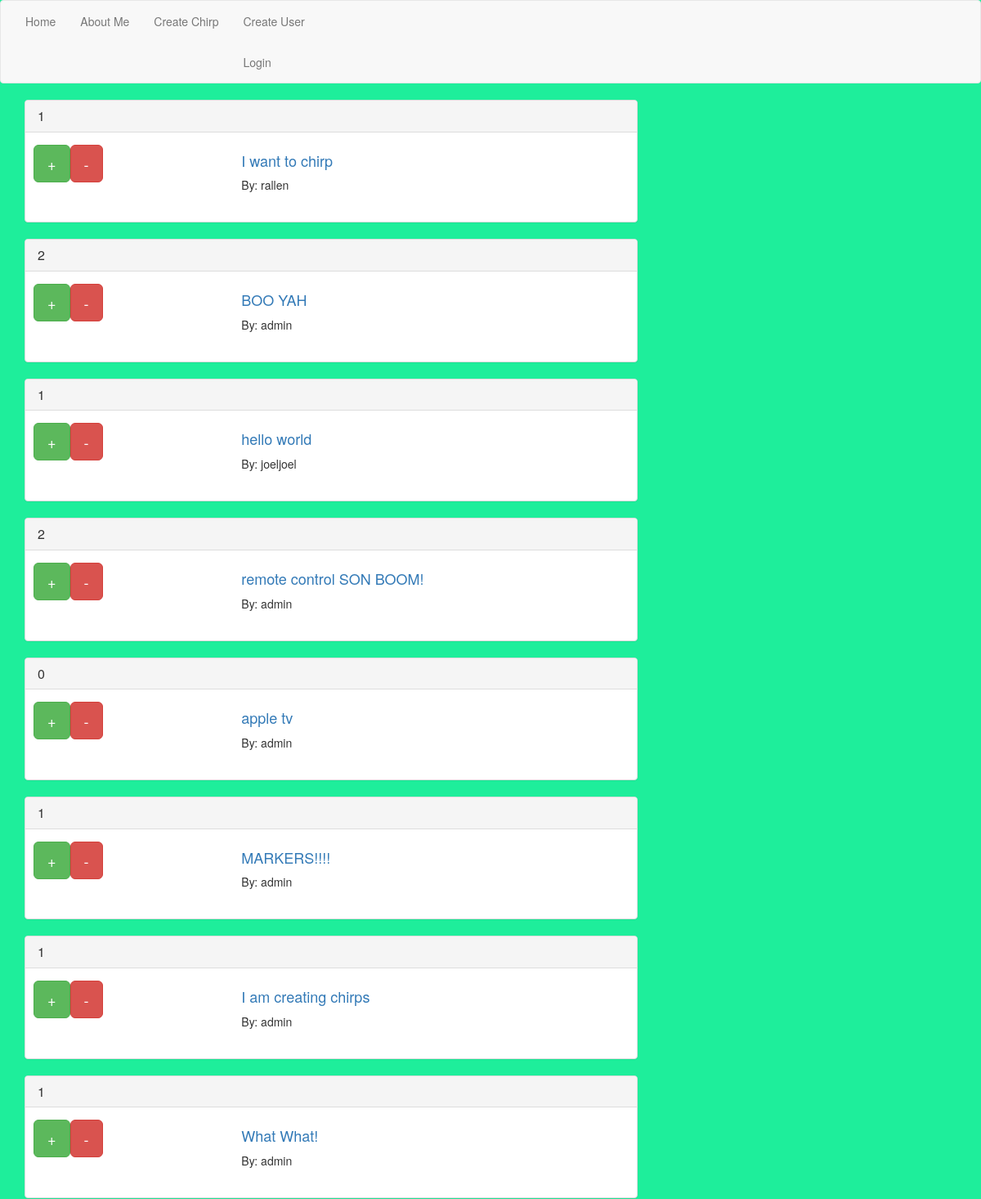
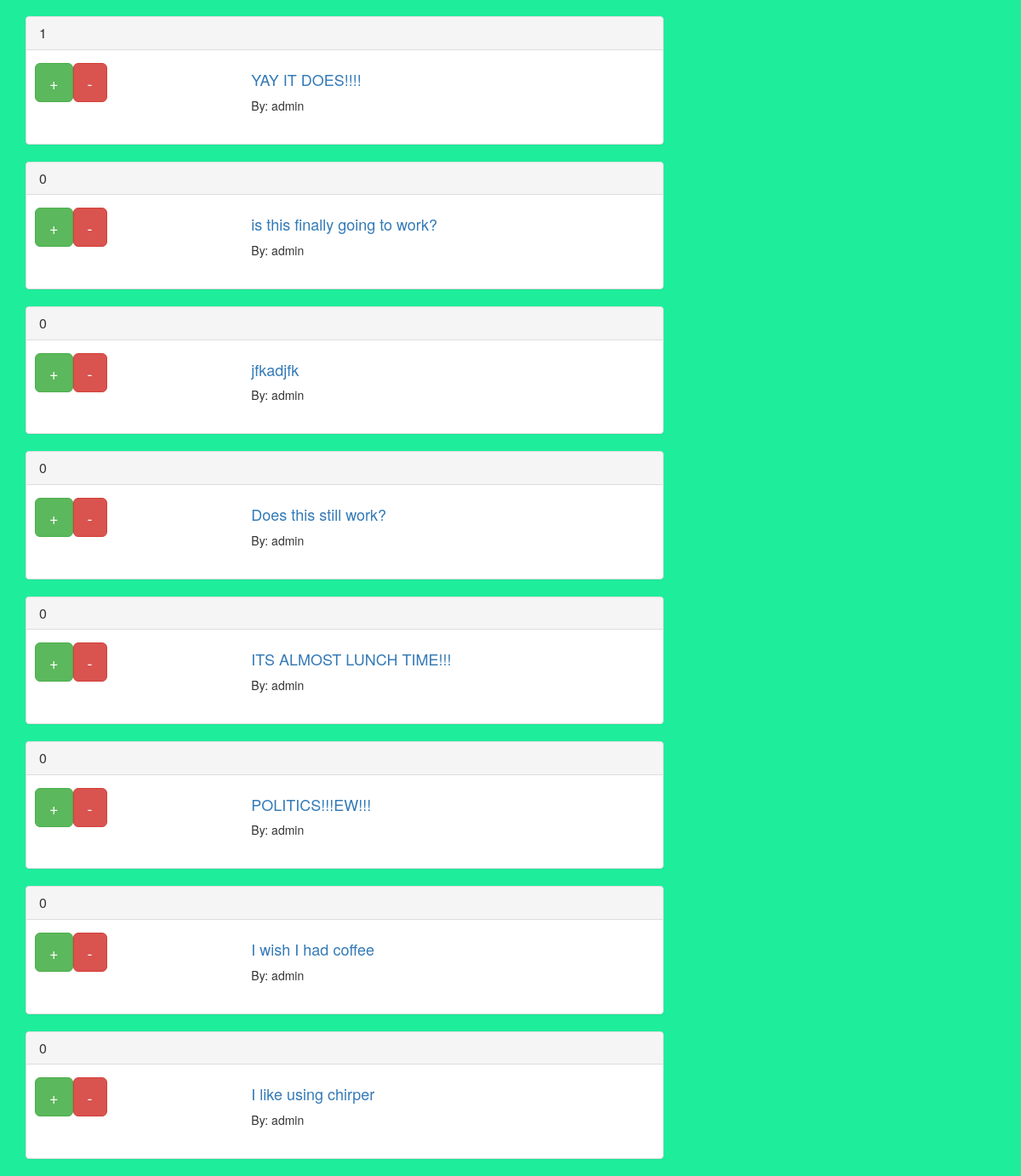
The page / on the database its author committed (2 pictures, top to bottom).
### app/models.py (models this page shows, shortened)
class Chirp(models.Model):
    body = models.CharField(max_length=140)
    created = models.DateTimeField(auto_now_add=True)
    user = models.ForeignKey('auth.User')# for login
    @property
    def score(self):
        return sum([chirp_obj.score for chirp_obj in self.vote_set.all()])
    class Meta:
        ordering = ("-created", )

class Vote(models.Model):
    user = models.ForeignKey('auth.User')
    chirp = models.ForeignKey('app.Chirp')
    value = models.BooleanField()
    class Meta:
        unique_together = ("user", "chirp")
    @property
    def score(self):
        if self.value:
            return 1
        return -1

### app/views.py (the view)
# urls.py: url(r'^$', ChirpView.as_view(), name="chirp_view"),
class ChirpView(ListView):
    template_name = "chirps.html"
    model = Chirp

### templates/chirps.html (shortened to what this page needs)
{% extends "base.html" %}
{% block content %}
<div class="row">
  <div class="col-md-8">
    {% for chirp in object_list %}
    <div class="panel panel-default">
        <div class="panel-heading">
          <h3 class="panel-title">{{ chirp.score }}</h3>
        </div>
      <div class="panel-body">
        <div class="row">
          <div class="col-md-4">
            <div class="btn-toolbar" role="group">
              <form class="" action="{% url 'chirp_vote_view' chirp.id %}" method="post">
                  <input type="submit" name="name" value="+" class="btn btn-group btn-success btn-lg">
              </form>
              <form class="" action="{% url 'chirp_vote_view' chirp.id %}" method="post">
                <input type="submit" name="name" value="-" class="btn btn-group btn-danger btn-lg">
              </form>
            </div>
          </div>
          <div class="col-md-8">
            <h4><a href="{% url 'chirp_detail_view' chirp.id %}">{{ chirp.body }}</a></h4>
            <p>
              By: {{ chirp.user }}
            </p>
          </div>
        </div>
      </div>
    </div>
    {% endfor %}
      </div>
      <div class="col-md-4">
  </div>
</div>
{% endblock %}

### templates/base.html (shortened to what this page needs)
{% load staticfiles %}
<!DOCTYPE html>
<html>
  <head>
    <link rel="stylesheet" href="{% static 'css/bootstrap.css' %}" media="screen" title="no title">
  </head>
  <body>
    <nav class="navbar navbar-default">
      <div class="container-fluid">
        <div class="nav navbar-nav">
          <li><a href="{% url 'chirp_view' %}">Home</a></li>
          <li><a href="{% url 'about_view' %}">About Me</a></li>
          <li><a href="{% url 'chirp_create_view' %}">Create Chirp</a></li>
          <li>{% if not request.user.is_authenticated %}
            <a href="{% url 'user_create_view' %}">Create User</a>
            <a href="{% url 'login' %}">Login</a>
          {% else %}
            <a href="{% url 'logout' %}?next={% url 'chirp_view' %}">Logout</a>
          {% endif %}</li>
        </div>
      </div>
    </nav>
    <div class="container">
      {% block content %}
      {% endblock %}
    </div>
  </body>
</html>

### templates/base.html (style rules this page uses)
body { background-color: #1eee9b; }

### rows shown on the page
Chirp: score "1", body "I want to chirp", user "rallen"
Chirp: score "2", body "BOO YAH", user "admin"
Chirp: score "1", body "hello world", user "joeljoel"
Chirp: score "2", body "remote control SON BOOM!", user "admin"
Chirp: score "0", body "apple tv", user "admin"
Chirp: score "1", body "MARKERS!!!!", user "admin"
Chirp: score "1", body "I am creating chirps", user "admin"
Chirp: score "1", body "What What!", user "admin"
Chirp: score "1", body "YAY IT DOES!!!!", user "admin"
Chirp: score "0", body "is this finally going to work?", user "admin"
Chirp: score "0", body "jfkadjfk", user "admin"
Chirp: score "0", body "Does this still work?", user "admin"
Chirp: score "0", body "ITS ALMOST LUNCH TIME!!!", user "admin"
Chirp: score "0", body "POLITICS!!!EW!!!", user "admin"
Chirp: score "0", body "I wish I had coffee", user "admin"
Chirp: score "0", body "I like using chirper", user "admin"
